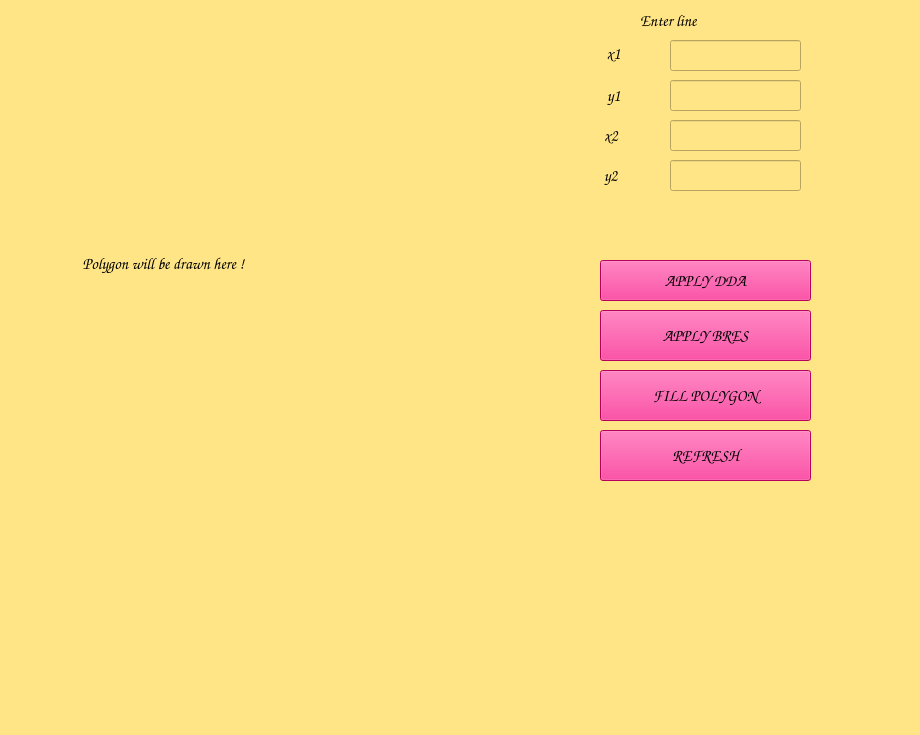
<?xml version="1.0" encoding="UTF-8"?>
<ui version="4.0">
 <class>MainWindow</class>
 <widget class="QMainWindow" name="MainWindow">
  <property name="geometry">
   <rect>
    <x>0</x>
    <y>0</y>
    <width>920</width>
    <height>735</height>
   </rect>
  </property>
  <property name="windowTitle">
   <string>MainWindow</string>
  </property>
  <property name="styleSheet">
   <string notr="true">
background-color: rgb(255, 229, 134);</string>
  </property>
  <widget class="QWidget" name="centralwidget">
   <widget class="QLabel" name="label">
    <property name="geometry">
     <rect>
      <x>596</x>
      <y>43</y>
      <width>61</width>
      <height>21</height>
     </rect>
    </property>
    <property name="font">
     <font>
      <family>Comic Sans MS</family>
      <pointsize>12</pointsize>
     </font>
    </property>
    <property name="text">
     <string>   x1</string>
    </property>
   </widget>
   <widget class="QLabel" name="label_2">
    <property name="geometry">
     <rect>
      <x>600</x>
      <y>80</y>
      <width>71</width>
      <height>31</height>
     </rect>
    </property>
    <property name="font">
     <font>
      <family>Comic Sans MS</family>
      <pointsize>12</pointsize>
     </font>
    </property>
    <property name="text">
     <string>  y1</string>
    </property>
   </widget>
   <widget class="QLabel" name="label_3">
    <property name="geometry">
     <rect>
      <x>590</x>
      <y>120</y>
      <width>81</width>
      <height>31</height>
     </rect>
    </property>
    <property name="font">
     <font>
      <family>Comic Sans MS</family>
      <pointsize>12</pointsize>
     </font>
    </property>
    <property name="text">
     <string>    x2</string>
    </property>
   </widget>
   <widget class="QLabel" name="label_4">
    <property name="geometry">
     <rect>
      <x>590</x>
      <y>160</y>
      <width>71</width>
      <height>31</height>
     </rect>
    </property>
    <property name="font">
     <font>
      <family>Comic Sans MS</family>
      <pointsize>12</pointsize>
     </font>
    </property>
    <property name="text">
     <string>    y2</string>
    </property>
   </widget>
   <widget class="QLabel" name="label_5">
    <property name="geometry">
     <rect>
      <x>640</x>
      <y>0</y>
      <width>131</width>
      <height>41</height>
     </rect>
    </property>
    <property name="font">
     <font>
      <family>Comic Sans MS</family>
      <pointsize>12</pointsize>
     </font>
    </property>
    <property name="text">
     <string>Enter line</string>
    </property>
   </widget>
   <widget class="QPushButton" name="pushButton">
    <property name="geometry">
     <rect>
      <x>600</x>
      <y>260</y>
      <width>211</width>
      <height>41</height>
     </rect>
    </property>
    <property name="font">
     <font>
      <family>Comic Sans MS</family>
      <pointsize>12</pointsize>
      <weight>50</weight>
      <bold>false</bold>
     </font>
    </property>
    <property name="styleSheet">
     <string notr="true">background-color: rgb(255, 0, 127);</string>
    </property>
    <property name="text">
     <string>APPLY DDA</string>
    </property>
   </widget>
   <widget class="QPushButton" name="pushButton_2">
    <property name="geometry">
     <rect>
      <x>600</x>
      <y>310</y>
      <width>211</width>
      <height>51</height>
     </rect>
    </property>
    <property name="font">
     <font>
      <family>Comic Sans MS</family>
      <pointsize>12</pointsize>
      <weight>50</weight>
      <bold>false</bold>
     </font>
    </property>
    <property name="styleSheet">
     <string notr="true">background-color: rgb(160, 255, 248);
background-color: rgb(255, 0, 127);</string>
    </property>
    <property name="text">
     <string>APPLY BRES</string>
    </property>
   </widget>
   <widget class="QLineEdit" name="lineEdit">
    <property name="geometry">
     <rect>
      <x>670</x>
      <y>40</y>
      <width>131</width>
      <height>31</height>
     </rect>
    </property>
   </widget>
   <widget class="QLineEdit" name="lineEdit_2">
    <property name="geometry">
     <rect>
      <x>670</x>
      <y>80</y>
      <width>131</width>
      <height>31</height>
     </rect>
    </property>
   </widget>
   <widget class="QLineEdit" name="lineEdit_3">
    <property name="geometry">
     <rect>
      <x>670</x>
      <y>120</y>
      <width>131</width>
      <height>31</height>
     </rect>
    </property>
   </widget>
   <widget class="QLineEdit" name="lineEdit_4">
    <property name="geometry">
     <rect>
      <x>670</x>
      <y>160</y>
      <width>131</width>
      <height>31</height>
     </rect>
    </property>
   </widget>
   <widget class="QLabel" name="label_6">
    <property name="geometry">
     <rect>
      <x>30</x>
      <y>13</y>
      <width>511</width>
      <height>501</height>
     </rect>
    </property>
    <property name="font">
     <font>
      <family>Comic Sans MS</family>
      <pointsize>12</pointsize>
     </font>
    </property>
    <property name="text">
     <string>               Polygon will be drawn here !</string>
    </property>
   </widget>
   <widget class="QPushButton" name="pushButton_3">
    <property name="geometry">
     <rect>
      <x>600</x>
      <y>370</y>
      <width>211</width>
      <height>51</height>
     </rect>
    </property>
    <property name="font">
     <font>
      <family>Comic Sans MS</family>
      <pointsize>12</pointsize>
      <weight>50</weight>
      <bold>false</bold>
     </font>
    </property>
    <property name="styleSheet">
     <string notr="true">background-color: rgb(255, 0, 127);</string>
    </property>
    <property name="text">
     <string>FILL POLYGON</string>
    </property>
   </widget>
   <widget class="QPushButton" name="pushButton_4">
    <property name="geometry">
     <rect>
      <x>600</x>
      <y>430</y>
      <width>211</width>
      <height>51</height>
     </rect>
    </property>
    <property name="font">
     <font>
      <family>Comic Sans MS</family>
      <pointsize>12</pointsize>
      <weight>50</weight>
      <bold>false</bold>
     </font>
    </property>
    <property name="styleSheet">
     <string notr="true">background-color: rgb(255, 0, 127);</string>
    </property>
    <property name="text">
     <string>REFRESH</string>
    </property>
   </widget>
  </widget>
  <widget class="QMenuBar" name="menubar">
   <property name="geometry">
    <rect>
     <x>0</x>
     <y>0</y>
     <width>920</width>
     <height>21</height>
    </rect>
   </property>
  </widget>
  <widget class="QStatusBar" name="statusbar"/>
 </widget>
 <resources/>
 <connections/>
</ui>
